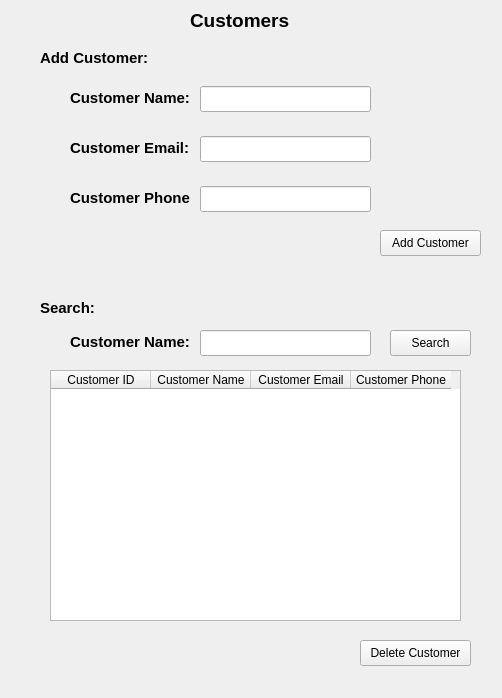
<?xml version="1.0" encoding="UTF-8"?>
<ui version="4.0">
 <class>CustomersPageClass</class>
 <widget class="QWidget" name="CustomersPageClass">
  <property name="geometry">
   <rect>
    <x>0</x>
    <y>0</y>
    <width>502</width>
    <height>698</height>
   </rect>
  </property>
  <property name="windowTitle">
   <string>CustomersPage</string>
  </property>
  <widget class="QLabel" name="label">
   <property name="geometry">
    <rect>
     <x>190</x>
     <y>10</y>
     <width>101</width>
     <height>21</height>
    </rect>
   </property>
   <property name="font">
    <font>
     <pointsize>14</pointsize>
     <bold>true</bold>
    </font>
   </property>
   <property name="text">
    <string>Customers</string>
   </property>
  </widget>
  <widget class="QLabel" name="label_2">
   <property name="geometry">
    <rect>
     <x>70</x>
     <y>334</y>
     <width>121</width>
     <height>16</height>
    </rect>
   </property>
   <property name="font">
    <font>
     <pointsize>11</pointsize>
     <bold>true</bold>
    </font>
   </property>
   <property name="text">
    <string>Customer Name:</string>
   </property>
  </widget>
  <widget class="QLineEdit" name="lineEditSearch">
   <property name="geometry">
    <rect>
     <x>200</x>
     <y>330</y>
     <width>171</width>
     <height>26</height>
    </rect>
   </property>
  </widget>
  <widget class="QLabel" name="label_3">
   <property name="geometry">
    <rect>
     <x>40</x>
     <y>300</y>
     <width>71</width>
     <height>16</height>
    </rect>
   </property>
   <property name="font">
    <font>
     <pointsize>11</pointsize>
     <bold>true</bold>
    </font>
   </property>
   <property name="text">
    <string>Search:</string>
   </property>
  </widget>
  <widget class="QLabel" name="label_4">
   <property name="geometry">
    <rect>
     <x>40</x>
     <y>50</y>
     <width>121</width>
     <height>16</height>
    </rect>
   </property>
   <property name="font">
    <font>
     <pointsize>11</pointsize>
     <bold>true</bold>
    </font>
   </property>
   <property name="text">
    <string>Add Customer:</string>
   </property>
  </widget>
  <widget class="QLineEdit" name="lineEditAddCustomerName">
   <property name="geometry">
    <rect>
     <x>200</x>
     <y>86</y>
     <width>171</width>
     <height>26</height>
    </rect>
   </property>
  </widget>
  <widget class="QLabel" name="label_5">
   <property name="geometry">
    <rect>
     <x>70</x>
     <y>90</y>
     <width>121</width>
     <height>16</height>
    </rect>
   </property>
   <property name="font">
    <font>
     <pointsize>11</pointsize>
     <bold>true</bold>
    </font>
   </property>
   <property name="text">
    <string>Customer Name:</string>
   </property>
  </widget>
  <widget class="QPushButton" name="pushButtonAddCustomer">
   <property name="geometry">
    <rect>
     <x>380</x>
     <y>230</y>
     <width>101</width>
     <height>26</height>
    </rect>
   </property>
   <property name="text">
    <string>Add Customer</string>
   </property>
  </widget>
  <widget class="QPushButton" name="pushButtonDeleteCustomer">
   <property name="geometry">
    <rect>
     <x>360</x>
     <y>640</y>
     <width>111</width>
     <height>26</height>
    </rect>
   </property>
   <property name="text">
    <string>Delete Customer</string>
   </property>
  </widget>
  <widget class="QTableWidget" name="tableWidgetCustomers">
   <property name="geometry">
    <rect>
     <x>50</x>
     <y>370</y>
     <width>411</width>
     <height>251</height>
    </rect>
   </property>
   <column>
    <property name="text">
     <string>Customer ID</string>
    </property>
   </column>
   <column>
    <property name="text">
     <string>Customer Name</string>
    </property>
   </column>
   <column>
    <property name="text">
     <string>Customer Email</string>
    </property>
   </column>
   <column>
    <property name="text">
     <string>Customer Phone</string>
    </property>
   </column>
  </widget>
  <widget class="QPushButton" name="pushButtonSearch">
   <property name="geometry">
    <rect>
     <x>390</x>
     <y>330</y>
     <width>81</width>
     <height>26</height>
    </rect>
   </property>
   <property name="text">
    <string>Search</string>
   </property>
  </widget>
  <widget class="QLineEdit" name="lineEditAddCustomerEmail">
   <property name="geometry">
    <rect>
     <x>200</x>
     <y>136</y>
     <width>171</width>
     <height>26</height>
    </rect>
   </property>
  </widget>
  <widget class="QLabel" name="label_8">
   <property name="geometry">
    <rect>
     <x>70</x>
     <y>140</y>
     <width>121</width>
     <height>16</height>
    </rect>
   </property>
   <property name="font">
    <font>
     <pointsize>11</pointsize>
     <bold>true</bold>
    </font>
   </property>
   <property name="text">
    <string>Customer Email:</string>
   </property>
  </widget>
  <widget class="QLineEdit" name="lineEditAddCustomerPhone">
   <property name="geometry">
    <rect>
     <x>200</x>
     <y>186</y>
     <width>171</width>
     <height>26</height>
    </rect>
   </property>
  </widget>
  <widget class="QLabel" name="label_9">
   <property name="geometry">
    <rect>
     <x>70</x>
     <y>190</y>
     <width>121</width>
     <height>16</height>
    </rect>
   </property>
   <property name="font">
    <font>
     <pointsize>11</pointsize>
     <bold>true</bold>
    </font>
   </property>
   <property name="text">
    <string>Customer Phone:</string>
   </property>
  </widget>
 </widget>
 <layoutdefault spacing="6" margin="11"/>
 <resources/>
 <connections/>
</ui>
